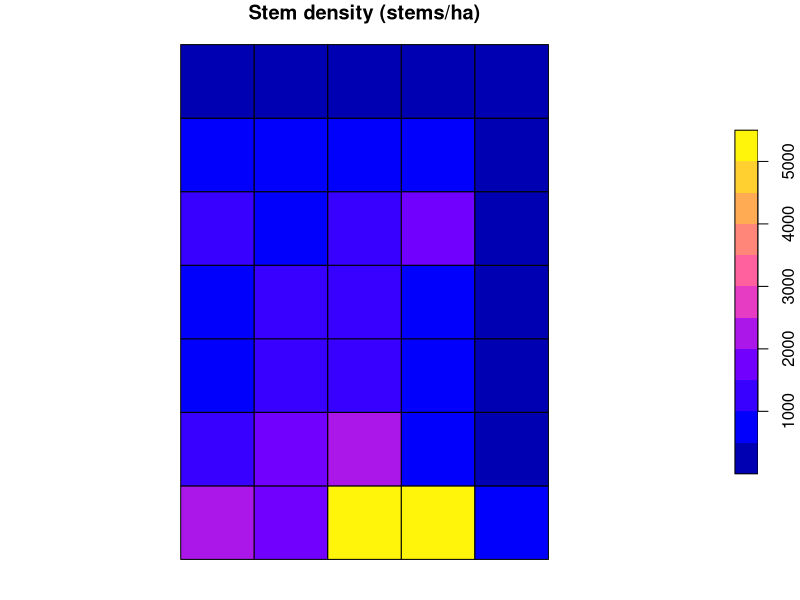

Reproduce this figure in R.
## ---- chunk 1
library(sf)
library(dplyr)

stems <- st_as_sf(read.csv("data/scbi_stems.csv"),
                  coords = c("lon", "lat"), crs = 4326)
st_geometry_type(stems)[1]
## ---- chunk 2
stems <- st_transform(stems, 32617)
st_bbox(stems)          # now in metres
## ---- chunk 3
stems |>
  filter(dbh >= 30) |>
  mutate(basal_area_cm2 = pi * (dbh / 2)^2) |>
  select(treeID, genus, dbh, basal_area_cm2) |>
  head()
## ---- chunk 4
grid <- st_make_grid(stems, cellsize = 100) |> st_as_sf()
grid$quadrat <- seq_len(nrow(grid))
grid <- grid[lengths(st_intersects(grid, stems)) > 0, ]
nrow(grid)
## ---- chunk 5
stems_q <- st_join(stems, grid, join = st_within)

per_quadrat <- stems_q |>
  st_drop_geometry() |>
  group_by(quadrat) |>
  summarise(n_stems = n(),
            mean_dbh = round(mean(dbh), 1))
head(per_quadrat)
## ---- chunk 6
grid_join <- left_join(grid, per_quadrat, by = "quadrat")
grid_join$area_ha  <- as.numeric(st_area(grid_join)) / 1e4     # support, in ha
grid_join$stems_ha <- grid_join$n_stems / grid_join$area_ha    # intensive

# extensive -> sum; intensive -> area-weighted mean
c(total_stems = sum(grid_join$n_stems),
  mean_density = round(weighted.mean(grid_join$stems_ha, grid_join$area_ha), 0))
## ---- chunk 7
plot(grid_join["stems_ha"], main = "Stem density (stems/ha)")
## ---- chunk 8
boundary <- st_as_sfc(st_bbox(stems)) |> st_sf(id = "claimed_boundary")
all(st_is_valid(boundary))
## ---- chunk 9
claimed_ha <- 25.6                                    # nominal 400 x 640 m plot
bbox_ha <- as.numeric(st_area(st_as_sfc(st_bbox(stems)))) / 1e4
hull_ha <- as.numeric(st_area(st_convex_hull(st_union(stems)))) / 1e4

data.frame(
  geometry      = c("bounding box", "convex hull"),
  measured_ha   = round(c(bbox_ha, hull_ha), 2),
  difference_ha = round(c(bbox_ha, hull_ha) - claimed_ha, 2),
  pct_error     = round(100 * (c(bbox_ha, hull_ha) - claimed_ha) / claimed_ha, 1)
)
## ---- chunk 10
e  <- st_bbox(stems)                                  # two parcels on the plot
x0 <- unname(e["xmin"]); y0 <- unname(e["ymin"])
a <- st_as_sfc(st_bbox(c(xmin = x0,       xmax = x0 + 250,
                         ymin = y0,       ymax = y0 + 400), crs = 32617))
b <- st_as_sfc(st_bbox(c(xmin = x0 + 200, xmax = x0 + 450,
                         ymin = y0,       ymax = y0 + 400), crs = 32617))
overlap <- st_intersection(a, b)
as.numeric(st_area(overlap)) / 1e4          # hectares of double-counted area
